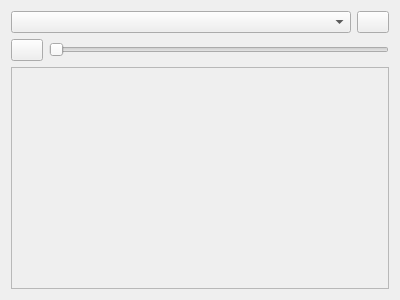
<?xml version="1.0" encoding="UTF-8"?>
<ui version="4.0">
 <class>dd::forms::FormMainWindow</class>
 <widget class="QWidget" name="dd::forms::FormMainWindow">
  <property name="windowModality">
   <enum>Qt::NonModal</enum>
  </property>
  <property name="geometry">
   <rect>
    <x>0</x>
    <y>0</y>
    <width>400</width>
    <height>300</height>
   </rect>
  </property>
  <property name="windowTitle">
   <string>EarBug</string>
  </property>
  <layout class="QHBoxLayout" name="horizontalLayout">
   <item>
    <layout class="QVBoxLayout" name="verticalLayout">
     <item>
      <layout class="QHBoxLayout" name="horizontalLayout_3">
       <item>
        <widget class="QComboBox" name="outputDeviceComboBox"/>
       </item>
       <item>
        <widget class="QPushButton" name="settingsButton">
         <property name="maximumSize">
          <size>
           <width>32</width>
           <height>32</height>
          </size>
         </property>
         <property name="text">
          <string/>
         </property>
         <property name="icon">
          <iconset resource="EarBug.qrc">
           <normaloff>:/settings.png</normaloff>:/settings.png</iconset>
         </property>
        </widget>
       </item>
      </layout>
     </item>
     <item>
      <layout class="QHBoxLayout" name="horizontalLayout_2">
       <item>
        <widget class="QPushButton" name="applicationIconButton">
         <property name="maximumSize">
          <size>
           <width>32</width>
           <height>32</height>
          </size>
         </property>
         <property name="text">
          <string/>
         </property>
         <property name="icon">
          <iconset resource="EarBug.qrc">
           <normaloff>:/sound.png</normaloff>:/sound.png</iconset>
         </property>
        </widget>
       </item>
       <item>
        <widget class="QSlider" name="masterVolumeSlider">
         <property name="orientation">
          <enum>Qt::Horizontal</enum>
         </property>
        </widget>
       </item>
      </layout>
     </item>
     <item>
      <widget class="QScrollArea" name="scrollArea">
       <property name="widgetResizable">
        <bool>true</bool>
       </property>
       <widget class="QWidget" name="scrollAreaWidgetContents">
        <property name="geometry">
         <rect>
          <x>0</x>
          <y>0</y>
          <width>382</width>
          <height>198</height>
         </rect>
        </property>
        <layout class="QVBoxLayout" name="verticalLayout_2">
         <item>
          <layout class="QVBoxLayout" name="applicationVolumeControlVBoxLayout"/>
         </item>
         <item>
          <spacer name="verticalSpacer">
           <property name="orientation">
            <enum>Qt::Vertical</enum>
           </property>
           <property name="sizeHint" stdset="0">
            <size>
             <width>20</width>
             <height>40</height>
            </size>
           </property>
          </spacer>
         </item>
        </layout>
       </widget>
      </widget>
     </item>
    </layout>
   </item>
  </layout>
 </widget>
 <resources>
  <include location="EarBug.qrc"/>
 </resources>
 <connections/>
</ui>
